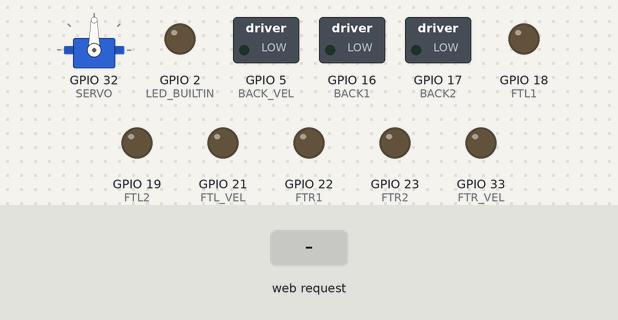
The program below on a simulated ESP32. Shown: servo, switched loads named in the program (green lamp = pin HIGH), output pins drawn as LEDs (lit = HIGH). The test bench sets the inputs (shaded band). What the program prints to the serial monitor is not drawn.

Above: at 1.3 s.
1.4 s: HTTP request GET /servo received
4.4 s: HTTP request GET /move1 received
At 5.1 s:
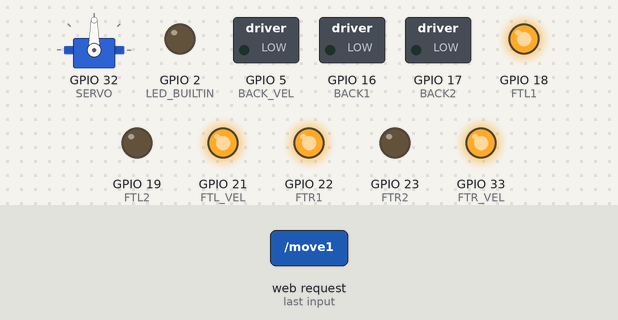
5.9 s: HTTP request GET /move2 received
At 6.6 s:
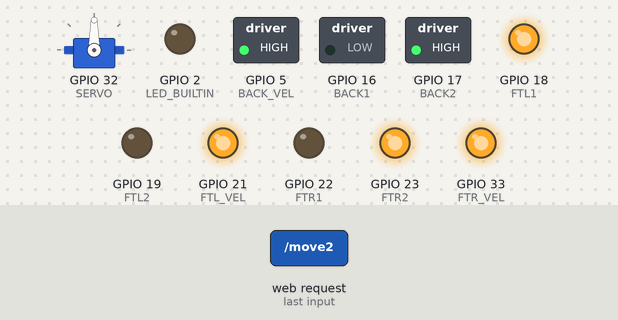
7.4 s: HTTP request GET /move4 received
At 8.6 s:
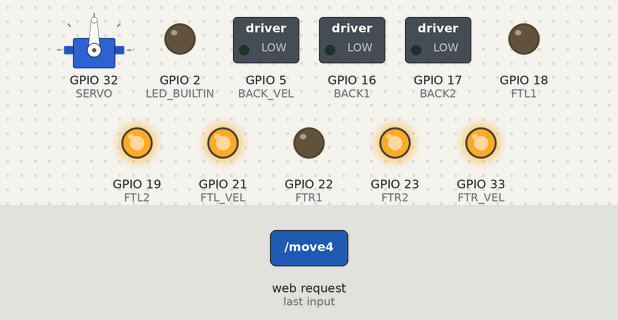
8.9 s: HTTP request GET /move5 received
At 9.9 s:
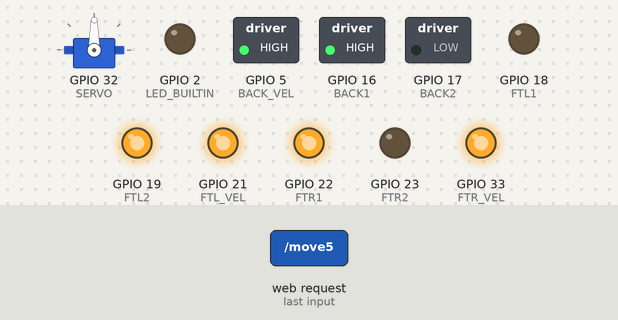
10.4 s: HTTP request GET /ligaled received
At 10.9 s:
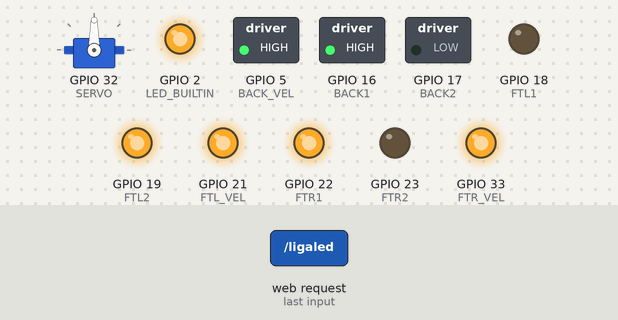
Timing chart, 0 to 12.9 s (numbered marks = the images above; inputs shaded):
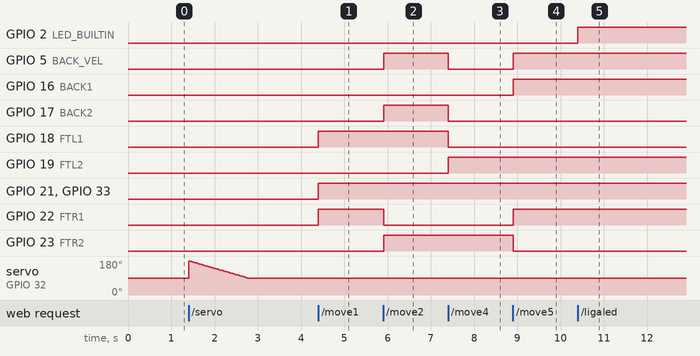

Measured:
- after the input at 4.4 s, GPIO 18 (FTL1), GPIO 21 (FTL_VEL), GPIO 22 (FTR1), GPIO 33 (FTR_VEL): LOW → HIGH at once
- after the input at 5.9 s, GPIO 5 (BACK_VEL), GPIO 17 (BACK2), GPIO 23 (FTR2): LOW → HIGH at once; GPIO 22 (FTR1): HIGH → LOW at once
- after the input at 7.4 s, GPIO 5 (BACK_VEL), GPIO 17 (BACK2), GPIO 18 (FTL1): HIGH → LOW at once; GPIO 19 (FTL2): LOW → HIGH at once
- after the input at 8.9 s, GPIO 5 (BACK_VEL), GPIO 16 (BACK1), GPIO 22 (FTR1): LOW → HIGH at once; GPIO 23 (FTR2): HIGH → LOW at once
- after the input at 10.4 s, GPIO 2 (LED_BUILTIN): LOW → HIGH at once

The program:

main.cpp
```cpp
// #define LED_BUILTIN 2
#include <WiFi.h>        // Include the Wi-Fi library
#include <WebServer.h>
#include <Servo.h>

#define SERVO 32
Servo myservo;

#define FTR1 22
#define FTR2 23
#define FTR_VEL 33

#define FTL1 18
#define FTL2 19
#define FTL_VEL 21

#define BACK1 16
#define BACK2 17
#define BACK_VEL 5

const char *ssid = "OmniRobo";
const char *password = "314159265";

WebServer server(80);

void handleRoot() {
  server.send(200, "text/plain", "Pagina principal");
}

void handleNotFound() {
  server.send(404, "text/plain", "Não encontrado");
}

void servo() {
  // Movimenta a cabeça
  static bool nextPos = false;

  if(nextPos){
    for (int pos = 90; pos <= 180; pos += 1) {
      myservo.write(pos);
      delay(15);
    }
    nextPos=false;
  }else{
    for (int pos = 180; pos >= 90; pos -= 1) {
      myservo.write(pos);
      delay(15);
    }
    nextPos=true;
  }
  server.send(200, "text/html", "Movendo cabeça");
}

void stop() {
  // Para
  digitalWrite(FTR1, LOW);
  digitalWrite(FTR2, LOW);
  digitalWrite(FTR_VEL, LOW);

  digitalWrite(FTL1, LOW);
  digitalWrite(FTL2, LOW);
  digitalWrite(FTL_VEL, LOW);

  digitalWrite(BACK1, LOW);
  digitalWrite(BACK2, LOW);
  digitalWrite(BACK_VEL, LOW);

  server.send(200, "text/html", "Ok!");
}
void move1() {
  // Move para frente
  digitalWrite(FTR1, HIGH);
  digitalWrite(FTR2, LOW);
  digitalWrite(FTR_VEL, HIGH);

  digitalWrite(FTL1, HIGH);
  digitalWrite(FTL2, LOW);
  digitalWrite(FTL_VEL, HIGH);

  digitalWrite(BACK1, LOW);
  digitalWrite(BACK2, LOW);
  digitalWrite(BACK_VEL, LOW);

  server.send(200, "text/html", "Ok!");
}
void move2() {
  // Gira para direita
  // O ideal seria andar na diagonal
  digitalWrite(FTR1, LOW);
  digitalWrite(FTR2, HIGH);
  digitalWrite(FTR_VEL, HIGH);

  digitalWrite(FTL1, HIGH);
  digitalWrite(FTL2, LOW);
  digitalWrite(FTL_VEL, HIGH);

  digitalWrite(BACK1, LOW);
  digitalWrite(BACK2, HIGH);
  digitalWrite(BACK_VEL, HIGH);

  server.send(200, "text/html", "Ok!");
}

void move3() {
  // Gira para direita
  // O ideal seria andar na diagonal
  digitalWrite(FTR1, LOW);
  digitalWrite(FTR2, HIGH);
  digitalWrite(FTR_VEL, HIGH);

  digitalWrite(FTL1, HIGH);
  digitalWrite(FTL2, LOW);
  digitalWrite(FTL_VEL, HIGH);

  digitalWrite(BACK1, LOW);
  digitalWrite(BACK2, HIGH);
  digitalWrite(BACK_VEL, HIGH);

  server.send(200, "text/html", "Ok!");
}
void move4() {
  // Ré
  digitalWrite(FTR1, LOW);
  digitalWrite(FTR2, HIGH);
  digitalWrite(FTR_VEL, HIGH);

  digitalWrite(FTL1, LOW);
  digitalWrite(FTL2, HIGH);
  digitalWrite(FTL_VEL, HIGH);

  digitalWrite(BACK1, LOW);
  digitalWrite(BACK2, LOW);
  digitalWrite(BACK_VEL, LOW);

  server.send(200, "text/html", "Ok!");
}
void move5() {
  // Gira para esquerda
  // O ideal seria andar na diagonal
  digitalWrite(FTR1, HIGH);
  digitalWrite(FTR2, LOW);
  digitalWrite(FTR_VEL, HIGH);

  digitalWrite(FTL1, LOW);
  digitalWrite(FTL2, HIGH);
  digitalWrite(FTL_VEL, HIGH);

  digitalWrite(BACK1, HIGH);
  digitalWrite(BACK2, LOW);
  digitalWrite(BACK_VEL, HIGH);

  server.send(200, "text/html", "Ok!");
}

void move6() {
  // Gira para esquerda
  // O ideal seria andar na diagonal
  digitalWrite(FTR1, HIGH);
  digitalWrite(FTR2, LOW);
  digitalWrite(FTR_VEL, HIGH);

  digitalWrite(FTL1, LOW);
  digitalWrite(FTL2, HIGH);
  digitalWrite(FTL_VEL, HIGH);

  digitalWrite(BACK1, HIGH);
  digitalWrite(BACK2, LOW);
  digitalWrite(BACK_VEL, HIGH);

  server.send(200, "text/html", "Ok!");
}

void setup() {
  // LED
  pinMode(LED_BUILTIN, OUTPUT);

  // MOTORS
  pinMode(FTR1, OUTPUT);
  pinMode(FTR2, OUTPUT);
  pinMode(FTR_VEL, OUTPUT);
  pinMode(FTL1, OUTPUT);
  pinMode(FTL2, OUTPUT);
  pinMode(FTL_VEL, OUTPUT);
  pinMode(BACK1, OUTPUT);
  pinMode(BACK2, OUTPUT);
  pinMode(BACK_VEL, OUTPUT);
  myservo.attach(SERVO);

  // Serial Begin
  Serial.begin(115200);
  Serial.println("Booting");

  WiFi.softAP(ssid, password);             // Start the access point
  Serial.print("Access Point \"");
  Serial.print(ssid);
  Serial.println("\" started");

  delay(100);

  WiFi.softAPConfig(IPAddress(192,168,4,2), IPAddress(192,168,4,2), IPAddress(255,255,255,0));

  Serial.print("IP address:\t");
  Serial.println(WiFi.softAPIP());         // Send the IP address of the ESP32 to the computer

  server.on("/", handleRoot);
  server.on("/servo", servo);
  server.on("/stop", stop);
  server.on("/move1", move1);
  server.on("/move2", move2);
  server.on("/move3", move3);
  server.on("/move4", move4);
  server.on("/move5", move5);
  server.on("/move6", move6);

  server.onNotFound(handleNotFound);

  // Liga o led
  server.on("/ligaled", []() {
    server.send(200, "text/plain", "ligou");
    digitalWrite(LED_BUILTIN, HIGH);
  });

  // Desliga o led
  server.on("/desligaled", []() {
    server.send(200, "text/plain", "apagou");
    digitalWrite(LED_BUILTIN, LOW);
  });

  server.begin();
  Serial.println("HTTP server started");
  //END OF WIFI Server AP

  Serial.println("Ready");
}


void loop() {
  server.handleClient();

  delay(10);
}
```
